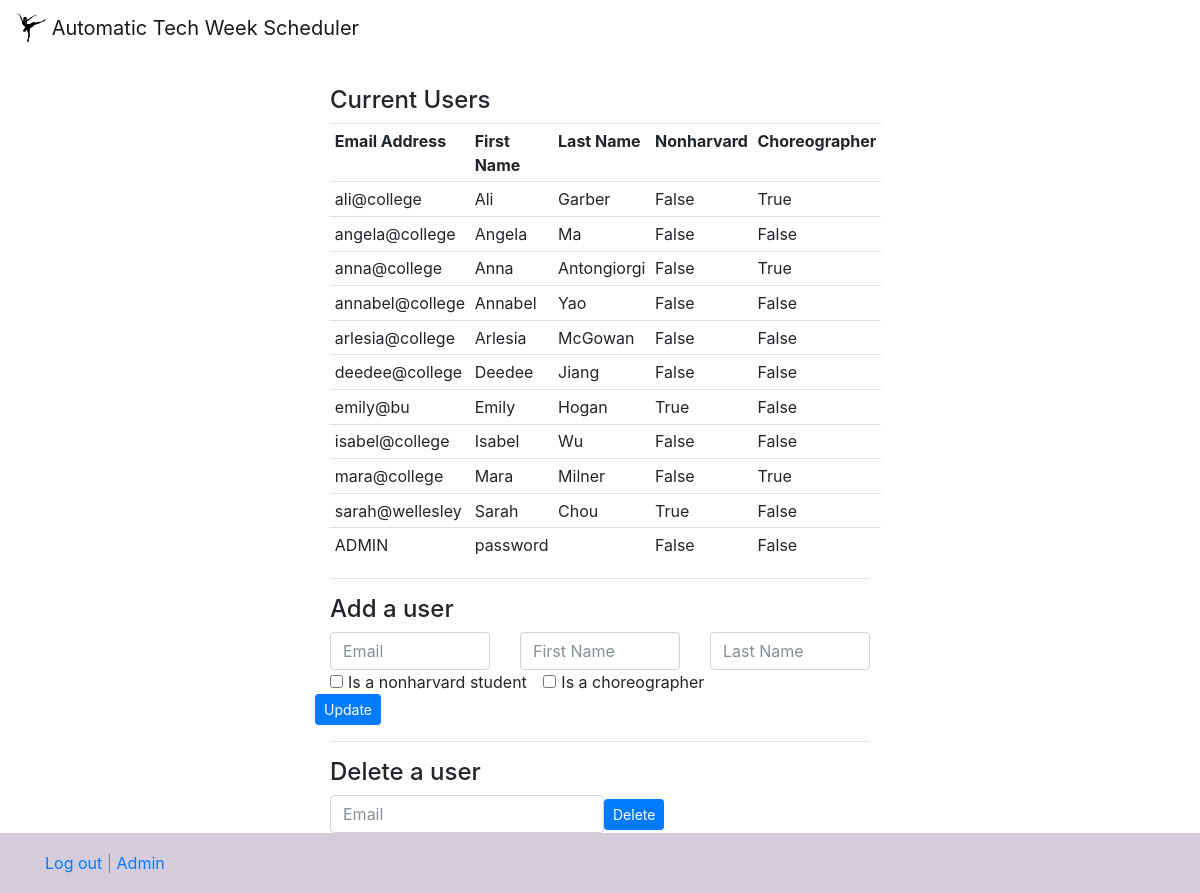
Page /add_users (signed in) on the earlier database version.
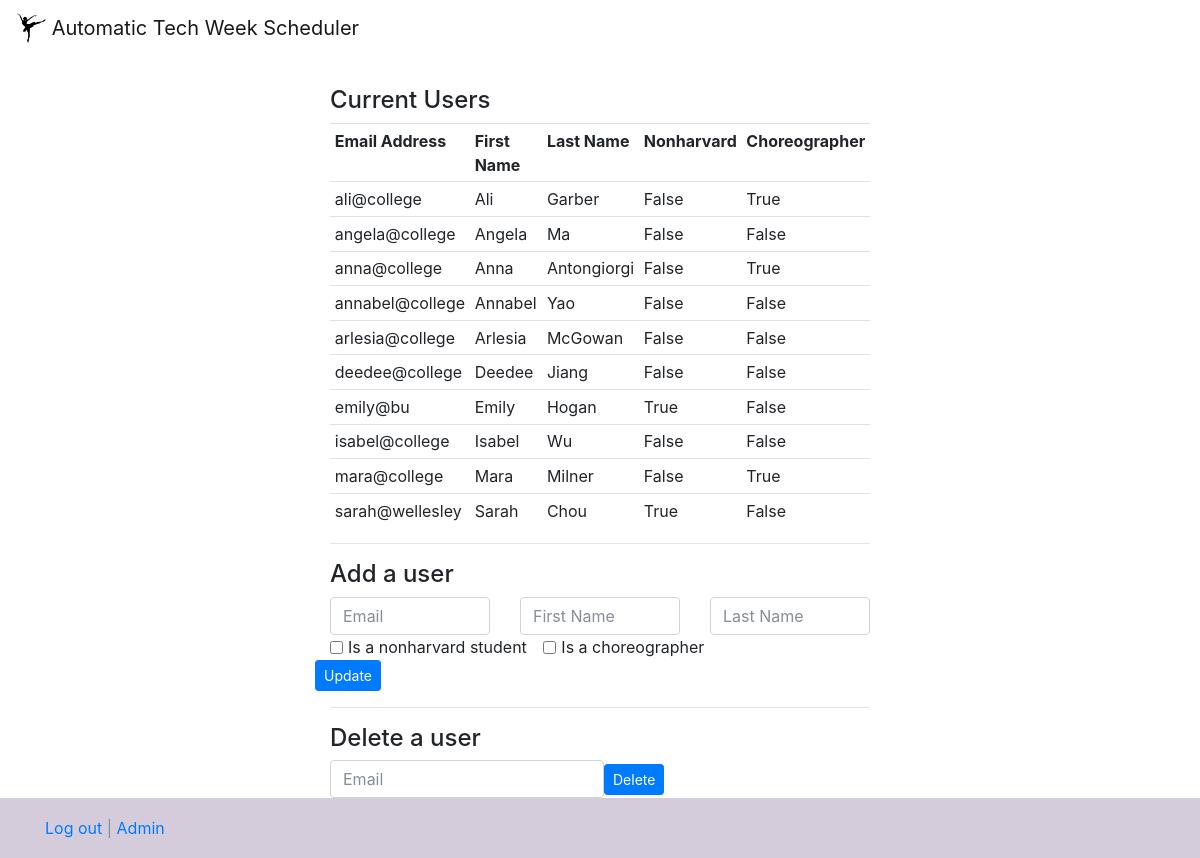
Same page on the later database version.
### user_manager.py (models this page shows)
class _Dancer(_Base):
  __tablename__ = 'dancers'
  id = Column(Integer, primary_key=True)
  username = Column(String)
  firstname = Column(String)
  lastname = Column(String)
  availability = Column(String)
  password = Column(String)
  nonharvard = Column(Boolean)
  choreographer = Column(Boolean)
  dancers = Column(String)

### views.py (the view)
@app.route("/add_users", methods=['GET', 'POST'])
@login_required
def add_users():
  user_id = fk.request.cookies.get('user_id')
  if fk.request.method == 'POST':
    print (fk.request.form)
    if "update" in fk.request.form:
      print ('update in')
      user_data = {}
      user_data["firstname"] = fk.request.form["firstname"]
      user_data["lastname"]  = fk.request.form["lastname"]
      user_data["email"]  = fk.request.form["email"]
      if 'nonharvard' in fk.request.form:
        user_data['nonharvard'] = True
      else:
        user_data['nonharvard'] = False
      if 'choreographer' in fk.request.form:
        user_data['choreographer'] = True
      else:
        user_data['choreographer'] = False
      um.add_user(user_data)
      db_list = um.get_user_data_list()
      return fk.render_template('add_user.html', data_list = db_list)
  elif fk.request.method == 'GET':
    print ('fk get')
    db_list = um.get_user_data_list()
    return fk.render_template('add_user.html', data_list = db_list)

### user_manager.py (called while the page is built)
def is_valid_user(username):
  s = _session()
  try:
    user = s.query(_Dancer).filter_by(username=username).one()
  except:
    return False
  else:
    return True

def get_user_data_list():
  class Dummy:
    def __init__(self, username, firstname, lastname, nonharvard, choreographer, dancers, availability):
      self.username = username
      self.firstname = firstname
      self.lastname = lastname
      self.nonharvard = nonharvard
      self.choreographer = choreographer
      self.dancers = dancers
      self.availability = availability
  s = _session()
  q = s.query(_Dancer)
  db_list = []
  for u in q:
    if u.username != 'harvardballetcompany@gmail.com':
      db_list.append(Dummy(u.username, u.firstname, u.lastname, u.nonharvard, u.choreographer, u.dancers, u.availability))
  return sorted(db_list, key = lambda x: x.firstname)

### views.py (called while the page is built)
def login_required(f):
  @wraps(f)
  def wrapper(*args, **kwargs):
    name = fk.request.cookies.get('user_id')
    if not um.is_valid_user(name):
      return "You need to login first", 401
    else:
      return f(*args, **kwargs)
  return wrapper

### templates/add_user.html (shortened to what this page needs)
{% extends "base.html" %}
{% block content %}
    <h4>Current Users</h4>
    <div>
    <table class="table table-sm">
    <tr>
      <th scope="col"><fn>Email Address</fn></th>
      <th scope="col"><fn>First Name</fn></th>
      <th scope="col"><fn>Last Name</fn></th>
      <th scope="col"><fn> Nonharvard</fn></th>
      <th scope="col"><fn> Choreographer </fn></th>
     </tr>
      {% for d in data_list %}
        <tr>
          <td><fn>{{d.username}} </fn></td>
          <td><fn>{{d.firstname}} </fn></td>
          <td><fn>{{d.lastname}} </fn></td>
          <td><fn>{{d.nonharvard}} </fn></td>
          <td><fn>{{d.choreographer}} </fn></td>
        </tr>
      {% endfor %}
    </table>
  </div>
  <hr>
  <form action="/add_users", method="post">
    <h4> Add a user </h4>
    <div class="row">
      <div class="col">
        <input type="text" class="form-control" name="email" value="" placeholder="Email">
      </div>
      <div class="col">
        <input type="text" class="form-control" name="firstname" value="" placeholder="First Name">
      </div>
      <div class="col">
        <input type="text" class="form-control" name="lastname" value="" placeholder="Last Name">
      </div>
    </div>
    <div class="form-check form-check-inline">
      <input class="form-check-input" name = "nonharvard" type="checkbox" id="inlineCheckbox1" value="">
      <label class="form-check-label" for="inlineCheckbox1">Is a nonharvard student</label>
    </div>
    <div class="form-check form-check-inline">
      <input class="form-check-input" name = "choreographer" type="checkbox" id="inlineCheckbox2" value="">
      <label class="form-check-label" for="inlineCheckbox2">Is a choreographer</label>
    </div>
    <div class = "row">
      <input class="btn btn-primary btn-sm" type="submit" name="update" value="Update">
    </div>
  </form>
  <hr>
  <h4> Delete a user </h4>
  <form action="/delete_user", method="post" class="form-inline">
    <input type="text" class = "form-control" name="username" value="" placeholder="Email">
    <input class="btn btn-primary btn-sm" type="submit" value="Delete">
  </form>
{% endblock %}

### templates/base.html (shortened to what this page needs)
<!DOCTYPE html>
<html lang="en">
  <head>
    {% block head %}
    <link href="/static/css/bootstrap.min.css" rel="stylesheet">
    <link href="../static/custom_style.css" rel="stylesheet">
    {% endblock %}
  </head>
  <body>
    <nav class="navbar navbar-light bg-faded navbar-custom">
      <a class="navbar-brand" href="/index">
        <img src="../static/images/ballet.jpg" width="30" height="30" class="d-inline-block align-top" alt="">
        Automatic Tech Week Scheduler
      </a>
    </nav>
    <div class="container">
        <div class="row">
          <div class="col-sm-6 col-center">
            {% block content %}{% endblock %}
          </div>
        </div>
    </div>
    <footer class="footer">
      <div class="container">
        <span class="text-muted">
          <a href="/logout">Log out</a> | <a href="/admin">Admin</a> </p>
        </span>
      </div>
    </footer>
  </body>
</html>

### static/custom_style.css (style rules this page uses)
html { position: relative; min-height: 100%; }
body { margin-bottom: 60px; }
.col-center { float: none; margin-right: auto; margin-left: auto; }
.footer { position: absolute; bottom: 0; width: 100%; height: 60px; line-height: 60px; background-color: rgb(212, 203, 219); }
.navbar-custom { margin-bottom: 30px; }

Differences in the rows shown:
removed _Dancer: username "ADMIN", firstname "password", nonharvard "False", choreographer "False"
